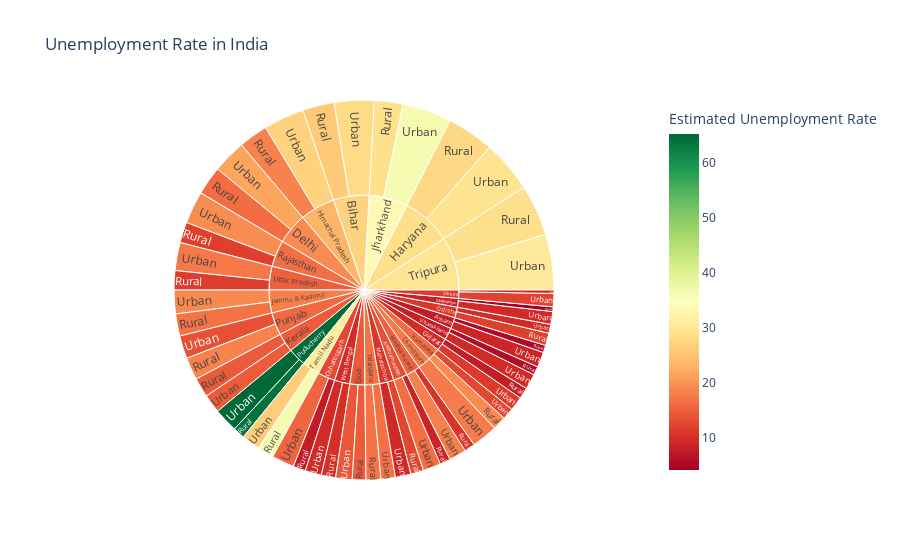

Notebook code for this chart:
### Code cell
import pandas as pd
import plotly.express as px

# Load data from a CSV file
unemployment = pd.read_csv('/Users/prach/OneDrive/Desktop/DataScience/JobDrop/Unemployment in India.csv')

# Print the column names to verify
print("Column names in the DataFrame:", unemployment.columns)

# Rename columns to remove extra spaces
unemployment.columns = unemployment.columns.str.strip()

# Print the column names again to verify
print("Column names after stripping spaces:", unemployment.columns)

# Check if 'Estimated Unemployment Rate' is in columns
if 'Estimated Unemployment Rate' not in unemployment.columns:
    # Print a message indicating that the column was not found
    print("'Estimated Unemployment Rate' column not found in the data.")
    
    # Attempt to find the closest match to the desired column name
    from difflib import get_close_matches
    closest_match = get_close_matches('Estimated Unemployment Rate', unemployment.columns, n=1, cutoff=0.6)
    
    if closest_match:
        correct_column_name = closest_match[0]
        print(f"Did you mean: '{correct_column_name}'?")
        unemployment['Estimated Unemployment Rate'] = unemployment[correct_column_name]
    else:
        raise ValueError("'Estimated Unemployment Rate' column not found in the data and no close match identified.")
else:
    # Convert 'Estimated Unemployment Rate' column to numeric
    unemployment['Estimated Unemployment Rate'] = pd.to_numeric(unemployment['Estimated Unemployment Rate'], errors='coerce')

# Drop rows with NaN values in 'Estimated Unemployment Rate' column
unemployment = unemployment.dropna(subset=['Estimated Unemployment Rate'])

# Create the sunburst plot
figure = px.sunburst(unemployment, path=['Region', 'Area'],  # Assuming 'Area' is the correct column name
                     values='Estimated Unemployment Rate',
                     color='Estimated Unemployment Rate',
                     color_continuous_scale='RdYlGn',
                     title="Unemployment Rate in India")
figure.show()

### Figure 1 — Plotly figure (JSON) as saved in the notebook; plotly's stock layout.template omitted (floating-point values rounded to 4 significant figures)
{"data": [{"branchvalues": "total", "customdata": [[8.699], [5.388], [25.9], [7.778], [16.28], [14.74], [7.872], [27.72], [18.36], [16.88], [28.82], [19.18], [14.57], [10.64], [12.49], [4.173], [11.85], [64.13], [18.35], [11.88], [9.317], [36.2], [16.92], [28.7], [11.58], [5.72], [10.22], [16.37], [8.921], [27.97], [17.73], [15.55], [21.7], [14.1], [11.4], [29.23], [26.92], [18.99], [36.42], [12.6], [14.74], [18.08], [9.47], [9.638], [9.607], [65.3], [13.45], [19.39], [12.2], [26.31], [16.75], [30.43], [17.43], [9.572], [9.615], [13.53], [7.782], [27.06], [17.73], [12.76], [19.19], [14.39], [9.836], [28.51], [23.34], [17.97], [33.61], [16.16], [14.66], [15.24], [10.83], [8.176], [10.91], [64.92], [15.88], [16.47], [11.6], [30.99], [16.84], [29.6], [15.05], [8.197], [9.898]], "domain": {"x": [0, 1], "y": [0, 1]}, "hovertemplate": "labels=%{label}<br>Estimated Unemployment Rate_sum=%{value}<br>parent=%{parent}<br>id=%{id}<br>Estimated Unemployment Rate=%{color}<extra></extra>", "ids": ["Andhra Pradesh/Rural", "Assam/Rural", "Bihar/Rural", "Chhattisgarh/Rural", "Delhi/Rural", "Goa/Rural", "Gujarat/Rural", "Haryana/Rural", "Himachal Pradesh/Rural", "Jammu & Kashmir/Rural", "Jharkhand/Rural", "Karnataka/Rural", "Kerala/Rural", "Madhya Pradesh/Rural", "Maharashtra/Rural", "Meghalaya/Rural", "Odisha/Rural", "Puducherry/Rural", "Punjab/Rural", "Rajasthan/Rural", "Sikkim/Rural", "Tamil Nadu/Rural", "Telangana/Rural", "Tripura/Rural", "Uttar Pradesh/Rural", "Uttarakhand/Rural", "West Bengal/Rural", "Andhra Pradesh/Urban", "Assam/Urban", "Bihar/Urban", "Chandigarh/Urban", "Chhattisgarh/Urban", "Delhi/Urban", "Goa/Urban", "Gujarat/Urban", "Haryana/Urban", "Himachal Pradesh/Urban", "Jammu & Kashmir/Urban", "Jharkhand/Urban", "Karnataka/Urban", "Kerala/Urban", "Madhya Pradesh/Urban", "Maharashtra/Urban", "Meghalaya/Urban", "Odisha/Urban", "Puducherry/Urban", "Punjab/Urban", "Rajasthan/Urban", "Sikkim/Urban", "Tamil Nadu/Urban", "Telangana/Urban", "Tripura/Urban", "Uttar Pradesh/Urban", "Uttarakhand/Urban", "West Bengal/Urban", "Andhra Pradesh", "Assam", "Bihar", "Chandigarh", "Chhattisgarh", "Delhi", "Goa", "Gujarat", "Haryana", "Himachal Pradesh", "Jammu & Kashmir", "Jharkhand", "Karnataka", "Kerala", "Madhya Pradesh", "Maharashtra", "Meghalaya", "Odisha", "Puducherry", "Punjab", "Rajasthan", "Sikkim", "Tamil Nadu", "Telangana", "Tripura", "Uttar Pradesh", "Uttarakhand", "West Bengal"], "labels": ["Rural", "Rural", "Rural", "Rural", "Rural", "Rural", "Rural", "Rural", "Rural", "Rural", "Rural", "Rural", "Rural", "Rural", "Rural", "Rural", "Rural", "Rural", "Rural", "Rural", "Rural", "Rural", "Rural", "Rural", "Rural", "Rural", "Rural", "Urban", "Urban", "Urban", "Urban", "Urban", "Urban", "Urban", "Urban", "Urban", "Urban", "Urban", "Urban", "Urban", "Urban", "Urban", "Urban", "Urban", "Urban", "Urban", "Urban", "Urban", "Urban", "Urban", "Urban", "Urban", "Urban", "Urban", "Urban", "Andhra Pradesh", "Assam", "Bihar", "Chandigarh", "Chhattisgarh", "Delhi", "Goa", "Gujarat", "Haryana", "Himachal Pradesh", "Jammu & Kashmir", "Jharkhand", "Karnataka", "Kerala", "Madhya Pradesh", "Maharashtra", "Meghalaya", "Odisha", "Puducherry", "Punjab", "Rajasthan", "Sikkim", "Tamil Nadu", "Telangana", "Tripura", "Uttar Pradesh", "Uttarakhand", "West Bengal"], "marker": {"coloraxis": "coloraxis", "colors": [8.699, 5.388, 25.9, 7.778, 16.28, 14.74, 7.872, 27.72, 18.36, 16.88, 28.82, 19.18, 14.57, 10.64, 12.49, 4.173, 11.85, 64.13, 18.35, 11.88, 9.317, 36.2, 16.92, 28.7, 11.58, 5.72, 10.22, 16.37, 8.921, 27.97, 17.73, 15.55, 21.7, 14.1, 11.4, 29.23, 26.92, 18.99, 36.42, 12.6, 14.74, 18.08, 9.47, 9.638, 9.607, 65.3, 13.45, 19.39, 12.2, 26.31, 16.75, 30.43, 17.43, 9.572, 9.615, 13.53, 7.782, 27.06, 17.73, 12.76, 19.19, 14.39, 9.836, 28.51, 23.34, 17.97, 33.61, 16.16, 14.66, 15.24, 10.83, 8.176, 10.91, 64.92, 15.88, 16.47, 11.6, 30.99, 16.84, 29.6, 15.05, 8.197, 9.898]}, "name": "", "parents": ["Andhra Pradesh", "Assam", "Bihar", "Chhattisgarh", "Delhi", "Goa", "Gujarat", "Haryana", "Himachal Pradesh", "Jammu & Kashmir", "Jharkhand", "Karnataka", "Kerala", "Madhya Pradesh", "Maharashtra", "Meghalaya", "Odisha", "Puducherry", "Punjab", "Rajasthan", "Sikkim", "Tamil Nadu", "Telangana", "Tripura", "Uttar Pradesh", "Uttarakhand", "West Bengal", "Andhra Pradesh", "Assam", "Bihar", "Chandigarh", "Chhattisgarh", "Delhi", "Goa", "Gujarat", "Haryana", "Himachal Pradesh", "Jammu & Kashmir", "Jharkhand", "Karnataka", "Kerala", "Madhya Pradesh", "Maharashtra", "Meghalaya", "Odisha", "Puducherry", "Punjab", "Rajasthan", "Sikkim", "Tamil Nadu", "Telangana", "Tripura", "Uttar Pradesh", "Uttarakhand", "West Bengal", "", "", "", "", "", "", "", "", "", "", "", "", "", "", "", "", "", "", "", "", "", "", "", "", "", "", "", ""], "type": "sunburst", "values": [77.37, 53.89, 234.8, 92.8, 213.6, 100.7, 82.84, 350.2, 217.1, 164.5, 213.1, 101.1, 144.8, 79.15, 95.34, 34.65, 92.58, 87.16, 166.9, 153.0, 25.4, 122.9, 110.1, 380.3, 142.9, 63.47, 106.0, 132.0, 113.2, 294.9, 191.9, 165.9, 248.2, 121.9, 103.8, 385.8, 302.1, 175.5, 363.3, 85.79, 138.7, 128.2, 116.3, 94.92, 65.84, 178.4, 169.9, 240.7, 97.84, 137.1, 106.6, 413.5, 208.5, 114.3, 121.5, 209.4, 167.1, 529.7, 191.9, 258.7, 461.9, 222.6, 186.6, 735.9, 519.1, 340.0, 576.4, 186.9, 283.5, 207.4, 211.6, 129.6, 158.4, 265.6, 336.9, 393.6, 123.2, 260.0, 216.7, 793.8, 351.4, 177.7, 227.5]}], "layout": {"coloraxis": {"colorbar": {"title": {"text": "Estimated Unemployment Rate"}}, "colorscale": [[0, "rgb(165,0,38)"], [0.1, "rgb(215,48,39)"], [0.2, "rgb(244,109,67)"], [0.3, "rgb(253,174,97)"], [0.4, "rgb(254,224,139)"], [0.5, "rgb(255,255,191)"], [0.6, "rgb(217,239,139)"], [0.7, "rgb(166,217,106)"], [0.8, "rgb(102,189,99)"], [0.9, "rgb(26,152,80)"], [1, "rgb(0,104,55)"]]}, "legend": {"tracegroupgap": 0}, "title": {"text": "Unemployment Rate in India"}}}
